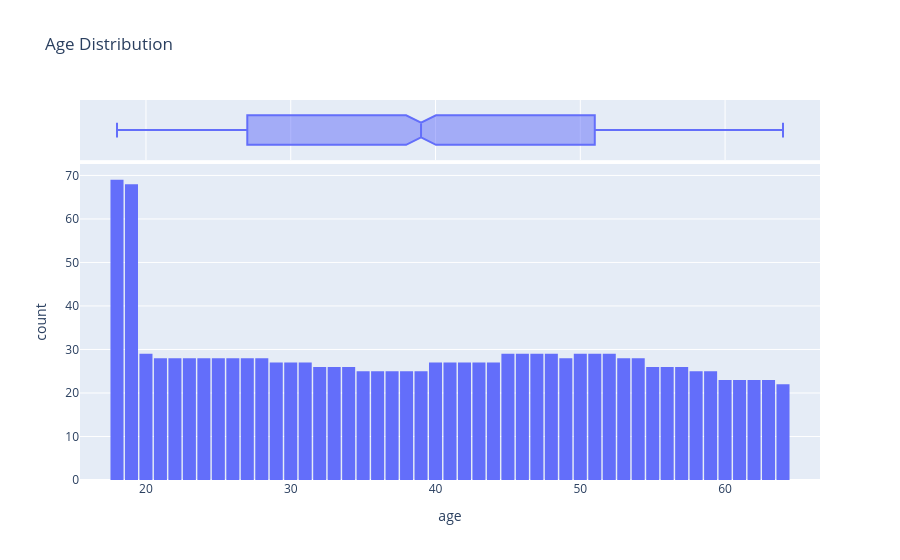

The cell this chart's notebook holds for it:
### Code cell
fig1 = px.histogram(medical_df, x='age', nbins=47, title='Age Distribution', marginal='box')
fig1.update_layout(bargap=0.1)
fig1.show()

### Figure 1 — Plotly figure (JSON) as saved in the notebook; plotly's stock layout.template omitted (floating-point values rounded to 4 significant figures; data arrays with more than 128 entries replaced by an {"elided": "..."} marker saying what was removed)
{"data": [{"bingroup": "x", "hovertemplate": "age=%{x}<br>count=%{y}<extra></extra>", "legendgroup": "", "marker": {"color": "#636efa", "pattern": {"shape": ""}}, "name": "", "nbinsx": 47, "orientation": "v", "showlegend": false, "type": "histogram", "x": {"elided": "1338 int values"}, "xaxis": "x", "yaxis": "y"}, {"hovertemplate": "age=%{x}<extra></extra>", "legendgroup": "", "marker": {"color": "#636efa"}, "name": "", "notched": true, "showlegend": false, "type": "box", "x": {"elided": "1338 int values"}, "xaxis": "x2", "yaxis": "y2"}], "layout": {"bargap": 0.1, "barmode": "relative", "legend": {"tracegroupgap": 0}, "title": {"text": "Age Distribution"}, "xaxis": {"anchor": "y", "domain": [0, 1], "title": {"text": "age"}}, "xaxis2": {"anchor": "y2", "domain": [0, 1], "matches": "x", "showgrid": true, "showticklabels": false}, "yaxis": {"anchor": "x", "domain": [0, 0.8316], "title": {"text": "count"}}, "yaxis2": {"anchor": "x2", "domain": [0.8416, 1], "matches": "y2", "showgrid": false, "showline": false, "showticklabels": false, "ticks": ""}}}
